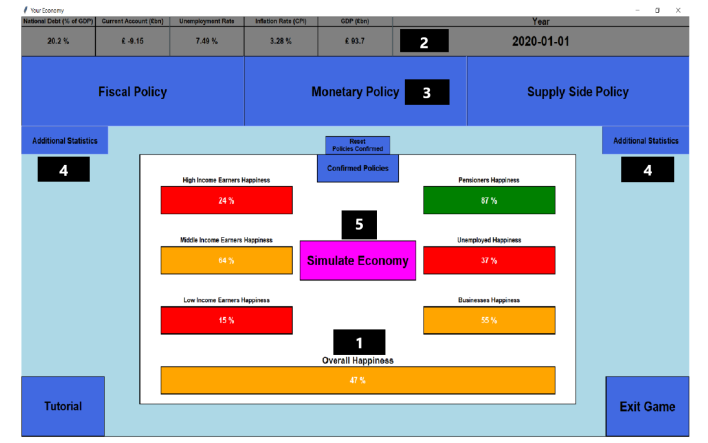
#> input picture Stage 3/FirstPage.png, 1416 x 885 px (shown at 1/2 size)
$ python Tutorial.py
#> lines starting #> are read from the running program, lines starting #| are printed output that depends on the picture
from tkinter import *

import sys

sys.path.append(r"C:\Users\shiva\OneDrive\Desktop\A-Levels\Computer Science\NEA\Code\Stage 3\Images")
#import FirstPage.png

import PIL.Image #For loading the image and rendering it.
from PIL import ImageTk


class Tutorial():

    def __init__(self):

        #The tutorial class will have one screen which will be positioned in different places depending on the part of the tutorial the user is on.
        #   The size is also different at some times.


        self.tutorial_screen = Tk()
        self.tutorial_screen.configure(bg = "black")


        self.FirstImage = PIL.Image.open("FirstPage.png") #Load the images.
#> self.FirstImage is the input picture: PIL image 1416x885 RGB; mean R, G, B 170.8, 174.4, 194.2
        self.SecondImage = PIL.Image.open('Ratings.png')
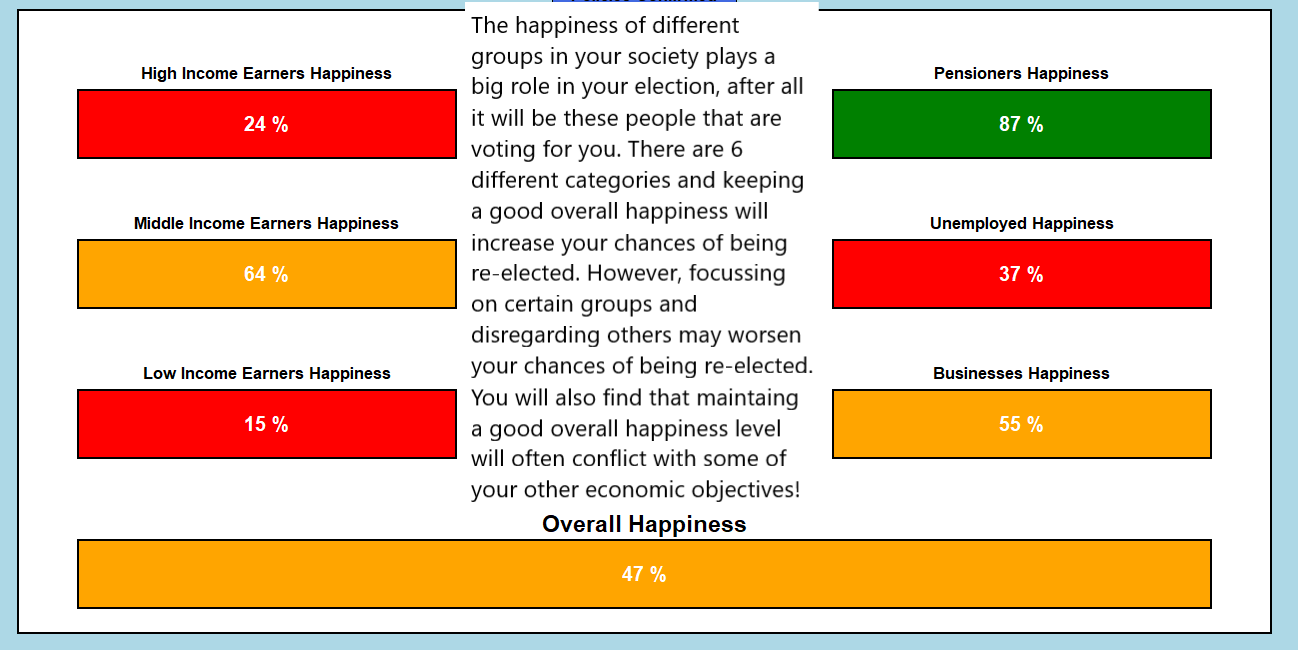
#> input picture Stage 3/Ratings.png, 1298 x 650 px
#> self.SecondImage is the input picture: PIL image 1298x650 RGB; mean R, G, B 226.9, 198, 171.1
        self.ThirdImage = PIL.Image.open('Statistics.png')
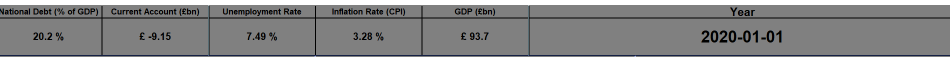
#> input picture Stage 3/Statistics.png, 1900 x 120 px (shown at 1/2 size)
#> self.ThirdImage is the input picture: PIL image 1900x120 RGB; mean R, G, B 136.5, 136.7, 137.3
        self.FourthImage = PIL.Image.open('Policies.png')
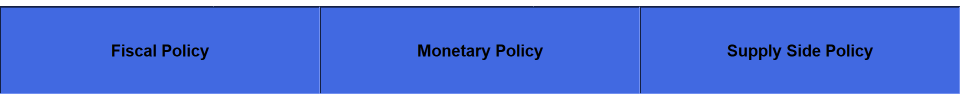
#> input picture Stage 3/Policies.png, 1920 x 194 px (shown at 1/2 size)
#> self.FourthImage is the input picture: PIL image 1920x194 RGB; mean R, G, B 81.1, 115.9, 220.5
        self.FifthImage = PIL.Image.open('FiscalPolicySelected.png')
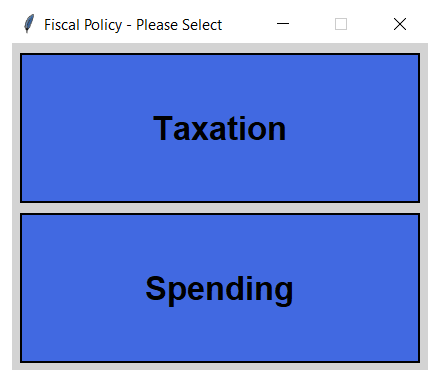
#> input picture Stage 3/FiscalPolicySelected.png, 441 x 379 px
#> self.FifthImage is the input picture: PIL image 441x379 RGB; mean R, G, B 110.7, 137.7, 218.7
        self.SixthImage = PIL.Image.open('FiscalPolicyTaxation.png')
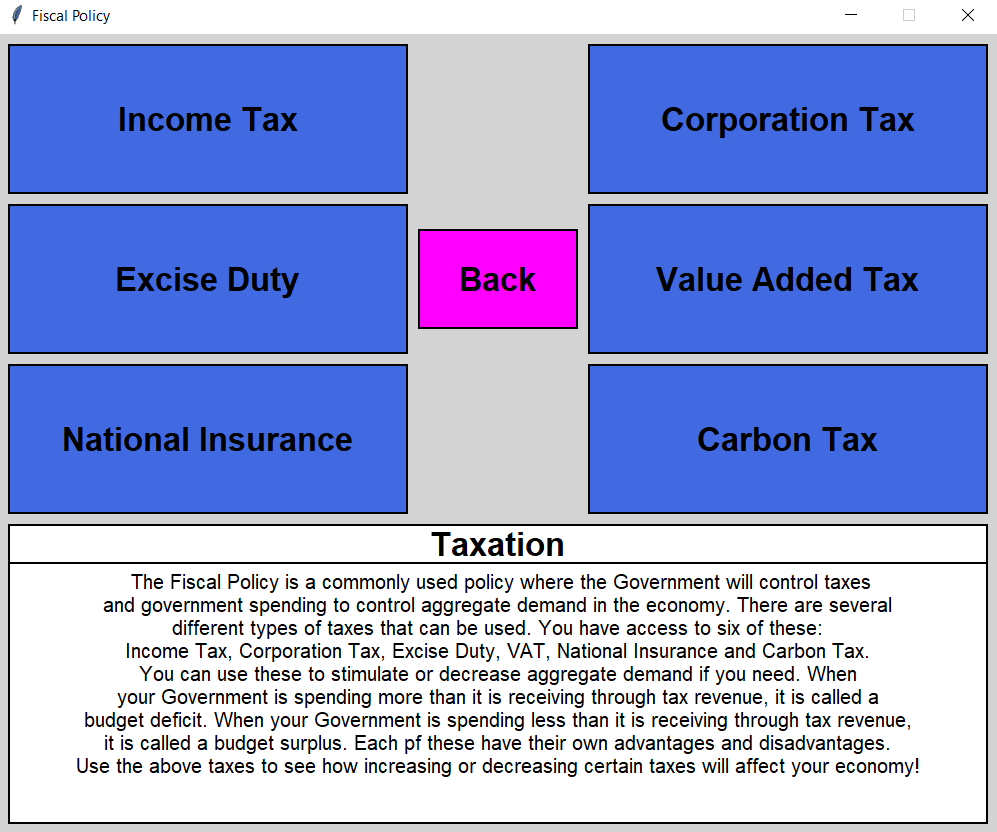
#> input picture Stage 3/FiscalPolicyTaxation.png, 997 x 832 px
#> self.SixthImage is the input picture: PIL image 997x832 RGB; mean R, G, B 151.5, 163.3, 216.1
#> (the run stopped early here; a loop or call above may not have finished)
